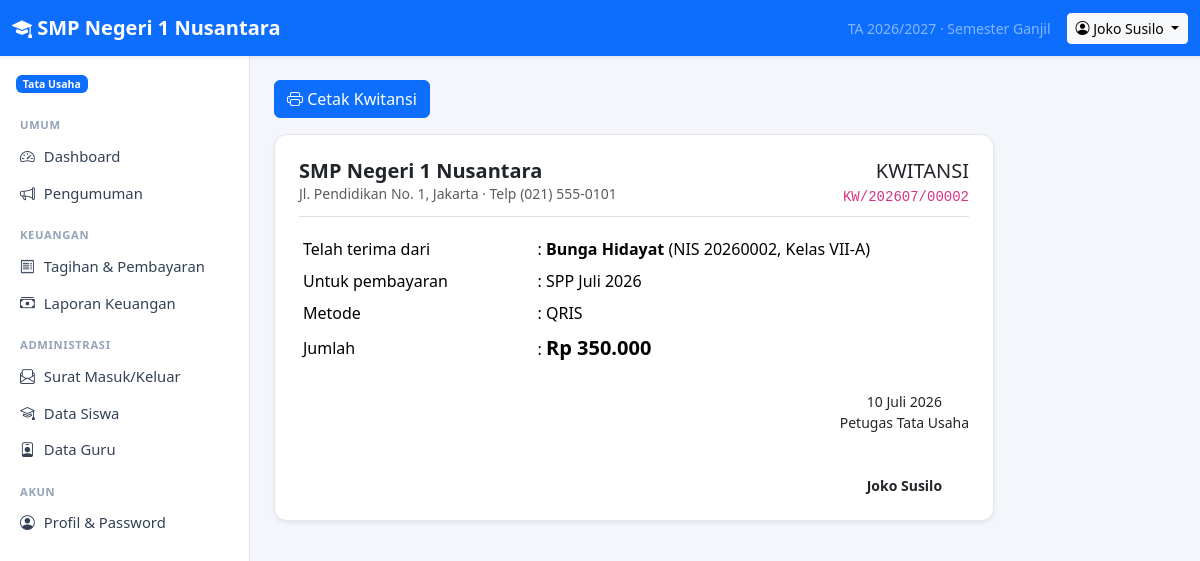
The page /index.php?r=keuangan/kwitansi&id=2 (signed in) on the database its author committed.
### tables this page shows
CREATE TABLE `users` (
  `id` int(11) NOT NULL AUTO_INCREMENT,
  `username` varchar(50) NOT NULL,
  `password_hash` varchar(255) NOT NULL,
  `name` varchar(100) NOT NULL,
  `role` varchar(20) NOT NULL,
  `nip` varchar(30) DEFAULT NULL,
  `email` varchar(100) DEFAULT NULL,
  `phone` varchar(30) DEFAULT NULL,
  `active` int(11) NOT NULL DEFAULT 1,
  `created_at` datetime DEFAULT current_timestamp(),
  PRIMARY KEY (`id`),
  UNIQUE KEY `username` (`username`),
  KEY `idx_users_role` (`role`)
);

CREATE TABLE `payments` (
  `id` int(11) NOT NULL AUTO_INCREMENT,
  `invoice_id` int(11) NOT NULL,
  `amount` decimal(12,2) NOT NULL,
  `paid_at` date NOT NULL,
  `method` varchar(30) NOT NULL,
  `note` varchar(255) DEFAULT NULL,
  `received_by` int(11) DEFAULT NULL,
  `created_at` datetime DEFAULT current_timestamp(),
  PRIMARY KEY (`id`),
  KEY `received_by` (`received_by`),
  KEY `idx_payments_invoice` (`invoice_id`),
  CONSTRAINT `payments_ibfk_1` FOREIGN KEY (`invoice_id`) REFERENCES `invoices` (`id`) ON DELETE CASCADE,
  CONSTRAINT `payments_ibfk_2` FOREIGN KEY (`received_by`) REFERENCES `users` (`id`) ON DELETE SET NULL
);

CREATE TABLE `students` (
  `id` int(11) NOT NULL AUTO_INCREMENT,
  `user_id` int(11) NOT NULL,
  `nis` varchar(30) NOT NULL,
  `class_id` int(11) DEFAULT NULL,
  `parent_id` int(11) DEFAULT NULL,
  `gender` char(1) DEFAULT NULL,
  `birth_place` varchar(100) DEFAULT NULL,
  `birth_date` date DEFAULT NULL,
  `address` text DEFAULT NULL,
  PRIMARY KEY (`id`),
  UNIQUE KEY `user_id` (`user_id`),
  UNIQUE KEY `nis` (`nis`),
  KEY `idx_students_class` (`class_id`),
  KEY `idx_students_parent` (`parent_id`),
  CONSTRAINT `students_ibfk_1` FOREIGN KEY (`user_id`) REFERENCES `users` (`id`) ON DELETE CASCADE,
  CONSTRAINT `students_ibfk_2` FOREIGN KEY (`class_id`) REFERENCES `classes` (`id`) ON DELETE SET NULL,
  CONSTRAINT `students_ibfk_3` FOREIGN KEY (`parent_id`) REFERENCES `users` (`id`) ON DELETE SET NULL
);

CREATE TABLE `classes` (
  `id` int(11) NOT NULL AUTO_INCREMENT,
  `name` varchar(50) NOT NULL,
  `level` int(11) NOT NULL,
  `homeroom_teacher_id` int(11) DEFAULT NULL,
  PRIMARY KEY (`id`),
  UNIQUE KEY `name` (`name`),
  KEY `homeroom_teacher_id` (`homeroom_teacher_id`),
  CONSTRAINT `classes_ibfk_1` FOREIGN KEY (`homeroom_teacher_id`) REFERENCES `users` (`id`) ON DELETE SET NULL
);

CREATE TABLE `invoices` (
  `id` int(11) NOT NULL AUTO_INCREMENT,
  `student_id` int(11) NOT NULL,
  `title` varchar(150) NOT NULL,
  `amount` decimal(12,2) NOT NULL,
  `due_date` date DEFAULT NULL,
  `created_by` int(11) DEFAULT NULL,
  `created_at` datetime DEFAULT current_timestamp(),
  PRIMARY KEY (`id`),
  KEY `created_by` (`created_by`),
  KEY `idx_invoices_student` (`student_id`),
  CONSTRAINT `invoices_ibfk_1` FOREIGN KEY (`student_id`) REFERENCES `students` (`id`) ON DELETE CASCADE,
  CONSTRAINT `invoices_ibfk_2` FOREIGN KEY (`created_by`) REFERENCES `users` (`id`) ON DELETE SET NULL
);

### app/helpers.php (called while the page is built, shortened)
<?php
function config(string $key, mixed $default = null): mixed
{
    $value = $GLOBALS['config'];
    foreach (explode('.', $key) as $part) {
        $value = $value[$part];
    }
    return $value;
}
function e(mixed $value): string
{
    return htmlspecialchars((string) ($value ?? ''), ENT_QUOTES, 'UTF-8');
}
function url(string $route = '', array $params = []): string
{
    $query = $route !== '' ? ['r' => $route] + $params : $params;
    return 'index.php' . ($query ? '?' . http_build_query($query) : '');
}
function param(string $key, string $default = ''): string
{
    $v = $_GET[$key] ?? $default;
    return is_string($v) ? trim($v) : $default;
}
function param_int(string $key, int $default = 0): int
{
    $v = $_GET[$key] ?? null;
    return is_string($v) && ctype_digit($v) ? (int) $v : $default;
}
function render(string $view, array $data = [], string $title = ''): void
{
    extract($data, EXTR_SKIP);
    require BASE_PATH . '/app/views/' . $view . '.php';
    $content = ob_get_clean();
    require BASE_PATH . '/app/views/layout.php';
}
function role_label(string $role): string
{
    return ROLES[$role] ?? $role;
}
function rupiah(mixed $n): string
{
    return 'Rp ' . number_format((float) $n, 0, ',', '.');
}
function tanggal(?string $date, bool $withDay = false): string
{
    $ts = strtotime($date);
    $out = date('j', $ts) . ' ' . MONTHS[(int) date('n', $ts)] . ' ' . date('Y', $ts);
    return $out;
}
function setting(string $key, string $default = ''): string
{
    static $cache = null;
    if ($cache === null) {
        $cache = [];
        foreach (db_all('SELECT skey, svalue FROM settings') as $row) {
            $cache[$row['skey']] = (string) $row['svalue'];
        }
    }
    return $cache[$key] ?? $default;
}
function period(): array
{
    return [
        'year'     => setting('academic_year', date('Y') . '/' . (date('Y') + 1)),
        'semester' => setting('semester', 'Ganjil'),
    ];
}

### app/controllers/keuangan.php (called while the page is built, shortened)
<?php
function receipt_number(int $paymentId, string $date): string
{
    return sprintf('KW/%s/%05d', date('Ym', strtotime($date)), $paymentId);
}
function finance_receipt(): void
{
    $payment = db_one(
        'SELECT p.*, i.title, i.amount AS invoice_amount, i.student_id, u.name AS student_name, s.nis,
                c.name AS class_name, r.name AS receiver
         FROM payments p JOIN invoices i ON i.id = p.invoice_id JOIN students s ON s.id = i.student_id
         JOIN users u ON u.id = s.user_id LEFT JOIN classes c ON c.id = s.class_id
         LEFT JOIN users r ON r.id = p.received_by WHERE p.id = ?',
        [param_int('id')]
    );
    $payment['number'] = receipt_number((int) $payment['id'], $payment['paid_at']);
    render('keuangan/receipt', compact('payment'), 'Kwitansi ' . $payment['number']);
}

### public/index.php (called while the page is built, shortened)
<?php
$routes = require BASE_PATH . '/app/routes.php';
$route  = trim(param('r'), '/');
[$file, $handler, $roles] = $routes[$route];
if ($roles !== null) {
    $roles === [] ? require_login() : require_role(...$roles);
}
try {
    $handler();
} catch (Throwable $e) {
    error_log((string) $e);
    if (config('debug')) {
        throw $e;
    }
    abort(500, 'Terjadi kesalahan pada server. Silakan coba lagi.');
}

### app/db.php (called while the page is built, shortened)
<?php
function db(): PDO
{
    static $pdo = null;
    if ($pdo instanceof PDO) {
        return $pdo;
    }
    $c = config('db');
    $options = [
        PDO::ATTR_ERRMODE            => PDO::ERRMODE_EXCEPTION,
        PDO::ATTR_DEFAULT_FETCH_MODE => PDO::FETCH_ASSOC,
        PDO::ATTR_EMULATE_PREPARES   => false,
    ];
    try {
        if ($c['driver'] === 'mysql') {
            $dsn = sprintf('mysql:host=%s;port=%s;dbname=%s;charset=utf8mb4', $c['host'], $c['port'], $c['name']);
            $pdo = new PDO($dsn, $c['user'], $c['pass'], $options);
            $pdo->exec("SET time_zone = '" . date('P') . "'");
        } else {
            $pdo = new PDO('sqlite:' . $c['sqlite_path'], null, null, $options);
            $pdo->exec('PRAGMA foreign_keys = ON');
            $pdo->exec('PRAGMA journal_mode = WAL');
        }
    } catch (PDOException $e) {
        if (PHP_SAPI === 'cli') {
            throw $e;
        }
        error_log((string) $e);
        while (ob_get_level() > 0) {
            ob_end_clean();
        }
        http_response_code(500);
        exit('<!doctype html><html lang="id"><meta charset="utf-8"><meta name="viewport" content="width=device-width, initial-scale=1">'
            . '<title>Database tidak terhubung</title>'
            . '<body style="font-family:system-ui,sans-serif;background:#f4f6fb;margin:0;padding:16px">'
            . '<div style="max-width:640px;margin:64px auto;background:#fff;border:1px solid #e5e7eb;border-radius:12px;padding:28px">'
            . '<h2 style="margin-top:0;color:#b91c1c">Tidak dapat terhubung ke database</h2>'
            . '<p>Aplikasi tidak bisa tersambung ke server database. Periksa hal berikut:</p><ol style="line-height:1.7">'
            . '<li>Nama database, user, dan password di <code>config.local.php</code> (atau <code>config.php</code>) sudah benar.</li>'
            . '<li>User database sudah ditambahkan ke database dengan hak <em>ALL PRIVILEGES</em>.</li>'
            . '<li>File <code>database/sekolah_mysql_kosong.sql</code> atau <code>sekolah_mysql.sql</code> sudah di-import.</li>'
            . '<li>Server MySQL/MariaDB sedang berjalan.</li></ol>'
            . '<p style="color:#64748b;font-size:14px;margin-bottom:0">Detail kesalahan dicatat di log error server.</p></div></body></html>');
    }
    return $pdo;
}
function db_query(string $sql, array $params = []): PDOStatement
{
    $st = db()->prepare($sql);
    $st->execute($params);
    return $st;
}
function db_one(string $sql, array $params = []): ?array
{
    $row = db_query($sql, $params)->fetch();
    return $row === false ? null : $row;
}
function db_all(string $sql, array $params = []): array
{
    return db_query($sql, $params)->fetchAll();
}

### app/auth.php (called while the page is built, shortened)
<?php
function current_user(): ?array
{
    static $user = false;
    if ($user !== false) {
        return $user;
    }
    $uid = $_SESSION['uid'] ?? null;
    $user = $uid ? db_one('SELECT * FROM users WHERE id = ? AND active = 1', [$uid]) : null;
    return $user;
}
function require_login(): array
{
    $u = current_user();
    return $u;
}
function require_role(string ...$roles): array
{
    $u = require_login();
    return $u;
}

### app/menu.php (called while the page is built, shortened)
<?php
function menu_for(string $role): array
{
    $common = ['Umum' => [
        ['Dashboard', '', 'speedometer2'],
        ['Pengumuman', 'pengumuman', 'megaphone'],
    ]];
    $teaching = ['Mengajar' => [
        ['Jadwal Mengajar', 'guru/jadwal', 'calendar-week'],
        ['Input Absensi', 'guru/absensi', 'clipboard-check'],
        ['Input Nilai', 'guru/nilai', 'pencil-square'],
    ]];
    return $common + ($menus[$role] ?? []) + ['Akun' => [['Profil & Password', 'profil', 'person-circle']]];
}

### app/views/keuangan/receipt.php (the view, shortened to what this page needs)
<div class="d-print-none mb-3 d-flex gap-2">
    <button class="btn btn-primary" onclick="window.print()"><i class="bi bi-printer"></i> Cetak Kwitansi</button>
</div>
<div class="card shadow-sm" style="max-width: 720px">
    <div class="card-body p-4">
        <div class="d-flex justify-content-between border-bottom pb-2 mb-3">
            <div>
                <div class="h5 fw-bold mb-0"><?= e(setting('school_name', config('app_name'))) ?></div>
                <div class="small text-muted"><?= e(setting('school_address')) ?> <?= setting('school_phone') ? '· Telp ' . e(setting('school_phone')) : '' ?></div>
            </div>
            <div class="text-end"><div class="h5 mb-0">KWITANSI</div><code><?= e($payment['number']) ?></code></div>
        </div>
        <table class="table table-borderless table-sm">
            <tr><td style="width: 35%">Telah terima dari</td><td>: <strong><?= e($payment['student_name']) ?></strong> (NIS <?= e($payment['nis']) ?>, Kelas <?= e($payment['class_name'] ?? '-') ?>)</td></tr>
            <tr><td>Untuk pembayaran</td><td>: <?= e($payment['title']) ?></td></tr>
            <tr><td>Metode</td><td>: <?= e($payment['method']) ?></td></tr>
            <tr><td>Jumlah</td><td>: <span class="fs-5 fw-bold"><?= rupiah($payment['amount']) ?></span></td></tr>
        </table>
        <div class="d-flex justify-content-end mt-4">
            <div class="text-center small">
                <?= tanggal($payment['paid_at']) ?><br>Petugas Tata Usaha<br><br><br>
                <strong><?= e($payment['receiver'] ?? '................................') ?></strong>
            </div>
        </div>
    </div>
</div>

### app/views/layout.php (shortened to what this page needs)
<?php
$me = current_user();
$currentRoute = trim(param('r'), '/');
$schoolName = setting('school_name', config('app_name'));
$p = period();
?>
<!doctype html>
<html lang="id">
<head>
    <link href="assets/vendor/bootstrap/bootstrap.min.css" rel="stylesheet">
    <link href="assets/vendor/bootstrap-icons/bootstrap-icons.min.css" rel="stylesheet">
    <link href="assets/app.css" rel="stylesheet">
</head>
<body>
<?php if ($me): ?>
<nav class="navbar navbar-dark bg-primary sticky-top shadow-sm d-print-none">
    <div class="container-fluid">
        <a class="navbar-brand fw-semibold me-auto" href="<?= url() ?>"><i class="bi bi-mortarboard-fill"></i> <?= e($schoolName) ?></a>
        <span class="navbar-text text-white-50 small d-none d-md-inline me-3">
            TA <?= e($p['year']) ?> · Semester <?= e($p['semester']) ?>
        </span>
        <div class="dropdown">
            <button class="btn btn-sm btn-light dropdown-toggle" data-bs-toggle="dropdown">
                <i class="bi bi-person-circle"></i> <span class="d-none d-sm-inline"><?= e($me['name']) ?></span>
            </button>
        </div>
    </div>
</nav>
<div class="d-flex">
    <aside class="offcanvas-lg offcanvas-start sidebar border-end bg-body d-print-none" tabindex="-1" id="sidebar">
        <div class="offcanvas-body d-block p-2">
            <div class="px-2 py-2 mb-2 small">
                <span class="badge text-bg-primary"><?= e(role_label($me['role'])) ?></span>
            </div>
            <?php foreach (menu_for($me['role']) as $section => $items): ?>
                <div class="menu-section"><?= e($section) ?></div>
                <ul class="nav nav-pills flex-column mb-2">
                    <?php foreach ($items as [$label, $route, $icon]):
                        $active = $currentRoute === $route || ($route !== '' && str_starts_with($currentRoute, $route . '/')); ?>
                        <li class="nav-item">
                            <a class="nav-link<?= $active ? ' active' : '' ?>" href="<?= url($route) ?>">
                                <i class="bi bi-<?= e($icon) ?>"></i> <?= e($label) ?>
                            </a>
                        </li>
                    <?php endforeach; ?>
                </ul>
            <?php endforeach; ?>
        </div>
    </aside>
    <main class="flex-grow-1 p-3 p-md-4 main-content">
        <?= $content ?>
    </main>
</div>
<?php else: ?>
    <?= $content ?>
<?php endif; ?>
</body>
</html>

### public/assets/app.css (style rules this page uses)
body { background: #f4f6fb; }
.sidebar { width: 250px; flex-shrink: 0; min-height: calc(100vh - 56px); }
@media (min-width: 992px) { .sidebar { position: sticky; top: 56px; height: calc(100vh - 56px); overflow-y: auto; } }
.sidebar .nav-link { color: #334155; border-radius: .5rem; padding: .45rem .75rem; font-size: .925rem; }
.sidebar .nav-link i { width: 1.25rem; display: inline-block; }
.menu-section { font-size: .7rem; text-transform: uppercase; letter-spacing: .06em; color: #94a3b8; padding: .5rem .75rem .25rem; font-weight: 600; }
.main-content { min-width: 0; }
.card { border-radius: .8rem; border-color: #e5e7eb; }
.table > :not(caption) > * > * { vertical-align: middle; }

### rows shown on the page
users: name "Joko Susilo", role "Tata Usaha"
payments: users.name "Bunga Hidayat", students.nis "20260002", classes.name "VII-A", invoice.title "SPP Juli 2026", method "QRIS", amount "Rp 350.000", paid_at "10 Juli 2026", received_by.name "Joko Susilo"

### other values the page prints
$schoolName "SMP Negeri 1 Nusantara"
$p['year'] "2026/2027"
$p['semester'] "Ganjil"
$section "UMUM"
$label "Dashboard"
$label "Pengumuman"
$section "KEUANGAN"
$label "Tagihan & Pembayaran"
$label "Laporan Keuangan"
$section "ADMINISTRASI"
$label "Surat Masuk/Keluar"
$label "Data Siswa"
$label "Data Guru"
$section "AKUN"
$label "Profil & Password"
